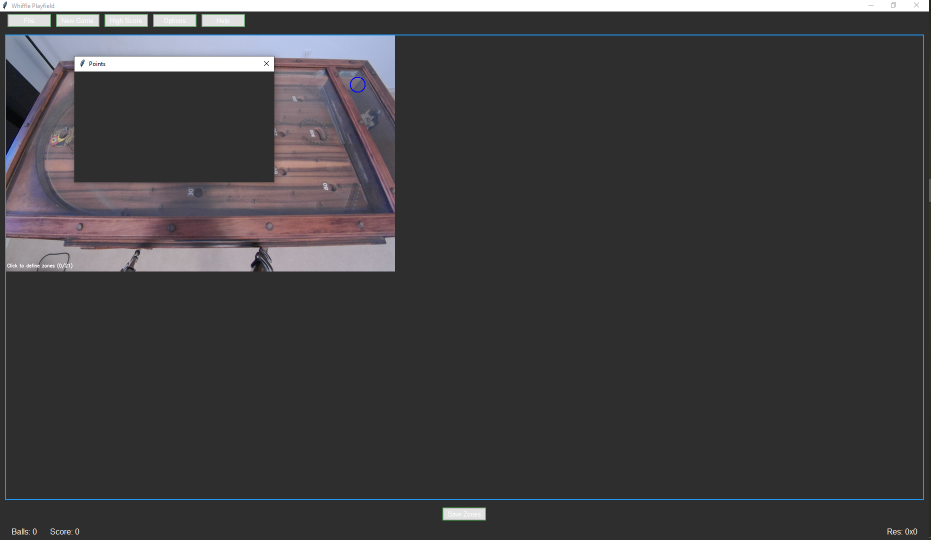
#> input picture 2.5/whiffle_chi.PNG, 1862 x 1080 px (shown at 1/2 size); its folder holds only this picture in this run
$ python -i whiffle_chi.py   (imports and definitions only)
#> lines starting #> are read from the running program, lines starting #| are printed output that depends on the picture; after the words box and inside, x2 and y2 are one past the last pixel; in counts of white or black regions, pixels touching at a corner belong together; long printed decimals are rounded
#> further down, picture is the input picture: shape (1080, 1862, 3); mean B, G, R 64.3, 62.4, 63.4
import cv2
import numpy as np
import json
import os
import sys
import time
import tkinter as tk
from tkinter import ttk
from PIL import Image, ImageTk

# Fixed radius for scoring zones
ZONE_RADIUS = 30  # Scoring radius
CALIBRATION_VISUAL_RADIUS = 15  # Visual feedback radius
TOTAL_ZONES = 21  # Number of zones to trigger automatic save

# Files
CALIBRATION_FILE = "whiffle_zones.json"
HIGH_SCORE_FILE = "whiffle_high_score.json"

# Detection settings (adjusted for better ball detection)
BALL_COLOR_RANGE = {"lower_white": [0, 0, 220], "upper_white": [180, 30, 255]}  # Narrowed range
MIN_CONTOUR_AREA = 50  # Minimum area to filter out noise

# Game state
current_score = 0
high_score = 0

# [46 lines left out: functions load_point_zones, save_point_zones, load_high_score, save_high_score, set_webcam_resolution, not called in this run]

def detect_balls(frame):
    hsv = cv2.cvtColor(frame, cv2.COLOR_BGR2HSV)
#> hsv: shape (1080, 1862, 3); mean H, S, V 19, 7.7, 65.9
    lower_white = np.array(BALL_COLOR_RANGE["lower_white"])
    upper_white = np.array(BALL_COLOR_RANGE["upper_white"])
    mask = cv2.inRange(hsv, lower_white, upper_white)
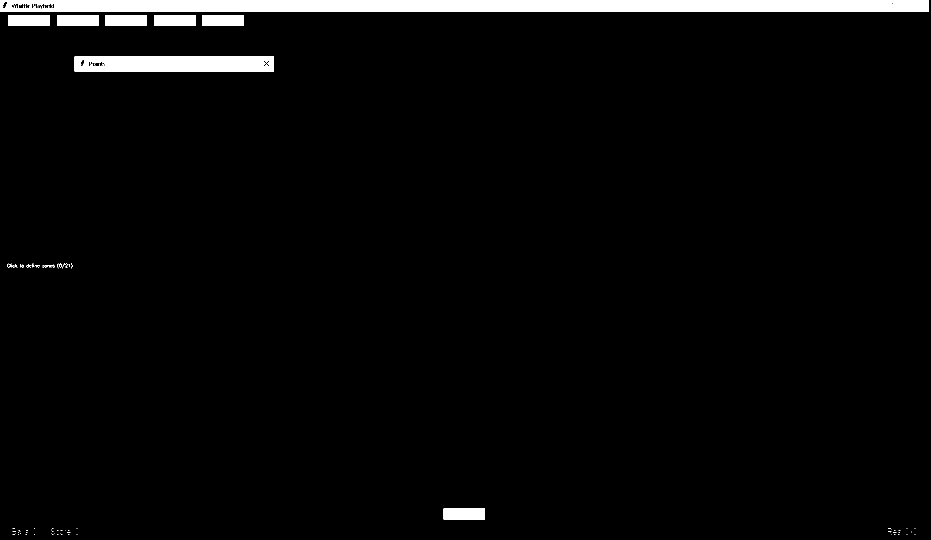
#> mask: shape (1080, 1862) (shown at 1/2 size); 3.2% white; 96 white regions (87 under 20 px), largest, box (x1, y1, x2, y2) and area: (0, 0, 1858, 23) 42005, (149, 113, 548, 143) 11647, (17, 30, 100, 52) 1826
    mask = cv2.erode(mask, None, iterations=2)
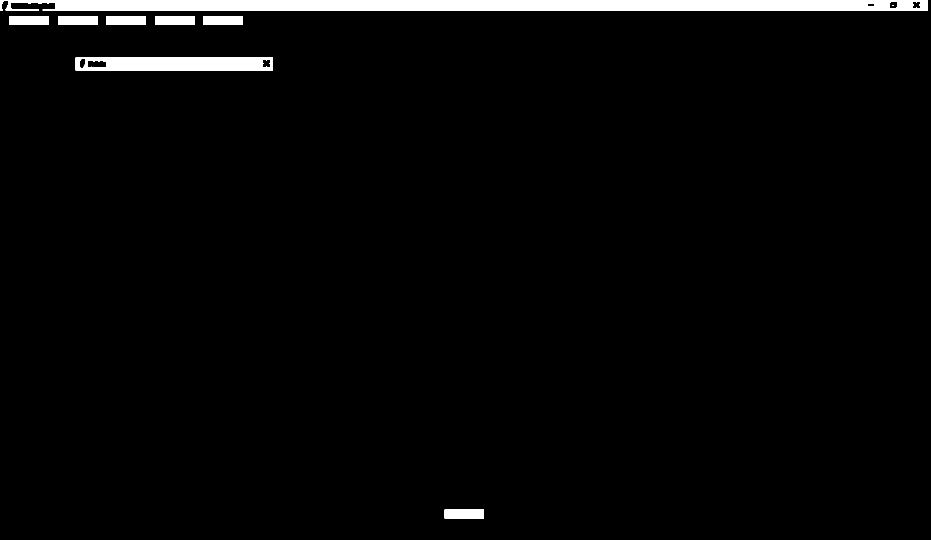
#> mask: shape (1080, 1862) (shown at 1/2 size); 2.7% white; 9 white regions (1 under 20 px), largest, box (x1, y1, x2, y2) and area: (0, 0, 1856, 21) 37224, (151, 115, 546, 141) 9462, (19, 32, 98, 50) 1422
    mask = cv2.dilate(mask, None, iterations=2)
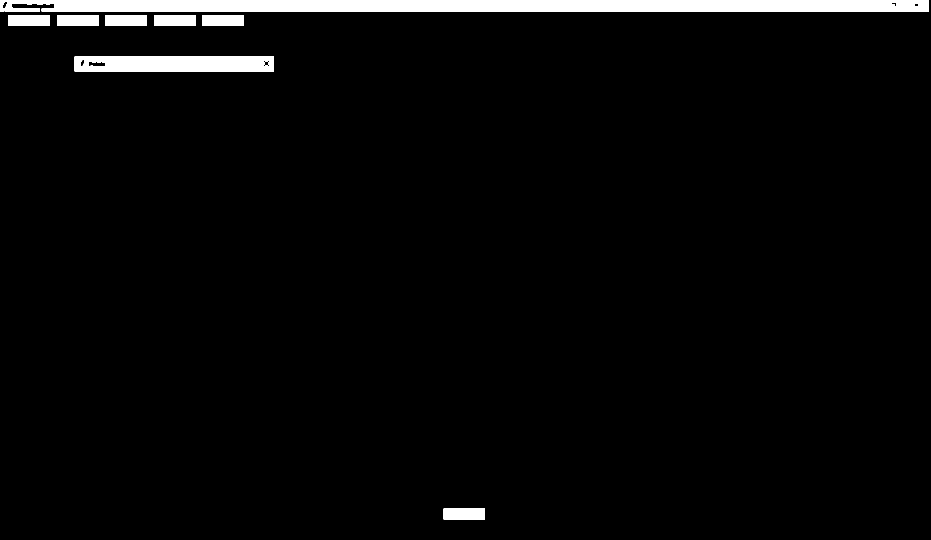
#> mask: shape (1080, 1862) (shown at 1/2 size); 3.2% white; 9 white regions
    contours, _ = cv2.findContours(mask, cv2.RETR_EXTERNAL, cv2.CHAIN_APPROX_SIMPLE)
#> contours = 8 contours; box (x1, y1, x2, y2) and area: (0, 0, 1858, 23) 39950, (149, 113, 548, 143) 11542, (887, 1017, 970, 1039) 1722, (405, 30, 488, 52) 1722, (308, 30, 391, 52) 1722, (211, 30, 294, 52) 1722, (114, 30, 197, 52) 1722, (17, 30, 100, 52) 1722

    balls = []
    for contour in contours:
        area = cv2.contourArea(contour)
        if area > MIN_CONTOUR_AREA:  # Filter out small noise or large background
            ((x, y), radius) = cv2.minEnclosingCircle(contour)
            if radius > 10:
                balls.append((int(x), int(y), int(radius)))
                print(f"Detected ball at ({x}, {y}) with radius {radius}, area {area}")  # Debug
#> this loop made 8 passes
#> (contour, area, x, y, radius) on passes 1 to 7: ([[887, 1017], [887, 1038], [969, 1038], [969, 1017]], 1722, 928, 1027.5, 42.32), ([[149, 113], [149, 142], [547, 142], [547, 113]], 11542, 348, 127.5, 199.5), ([[405, 30], [405, 51], [487, 51], [487, 30]], 1722, 446, 40.5, 42.32), ([[308, 30], [308, 51], [390, 51], [390, 30]], 1722, 349, 40.5, 42.32), ([[211, 30], [211, 51], [293, 51], [293, 30]], 1722, 252, 40.5, 42.32), ([[114, 30], [114, 51], [196, 51], [196, 30]], 1722, 155, 40.5, 42.32), ([[17, 30], [17, 51], [99, 51], [99, 30]], 1722, 58, 40.5, 42.32)
#> (area, x, y, radius) on pass 8: (39950.5, 928.5, 11, 928.6)
#| Detected ball at (928.0, 1027.5) with radius 42.323, area 1722.0
#| Detected ball at (348.0, 127.5) with radius 199.528, area 11542.0
#| Detected ball at (446.0, 40.5) with radius 42.323, area 1722.0
#| Detected ball at (349.0, 40.5) with radius 42.323, area 1722.0
#| Detected ball at (252.0, 40.5) with radius 42.323, area 1722.0
#| Detected ball at (155.0, 40.5) with radius 42.323, area 1722.0
#| Detected ball at (58.0, 40.5) with radius 42.323, area 1722.0
#| Detected ball at (928.5, 11.0) with radius 928.565, area 39950.5
#> after the loop, balls = [(928, 1027, 42), (348, 127, 199), (446, 40, 42), (349, 40, 42), (252, 40, 42), (155, 40, 42), (58, 40, 42), (928, 11, 928)]
    return balls

# [9 lines left out: function calculate_score, not called in this run]

class CustomDialog:
    # [37 lines left out: function __init__, not called in this run]

    def ok(self):
        self.result = self.entry.get()
        self.root.destroy()

    def cancel(self):
        self.result = None
        self.root.destroy()

    def show(self):
        self.root.wait_window()
        return self.result

class OptionsWindow:
    # [56 lines left out: functions __init__, save, not called in this run]

    def close(self):
        self.root.destroy()
        self.on_close_callback()

class HelpWindow:
    # [35 lines left out: function __init__, not called in this run]

    def close(self):
        self.root.destroy()
        self.on_close_callback()

class WhiffleGame:
    # [155 lines left out: functions __init__, file_menu, save_file, load_file, new_game, high_score and 3 more, not called in this run]

    def resume_frame(self):
        self.paused = False
        self.update_frame()

    # [134 lines left out: functions queue_save_zones, canvas_click, update_frame, not called in this run]

    def destroy(self):
        self.cap.release()
        self.root.destroy()

# [4 lines not run here, left out]

>>> import cv2
>>> picture = cv2.imread('whiffle_chi.PNG')
>>> result = detect_balls(picture)
#> result has the same summary as balls in detect_balls
